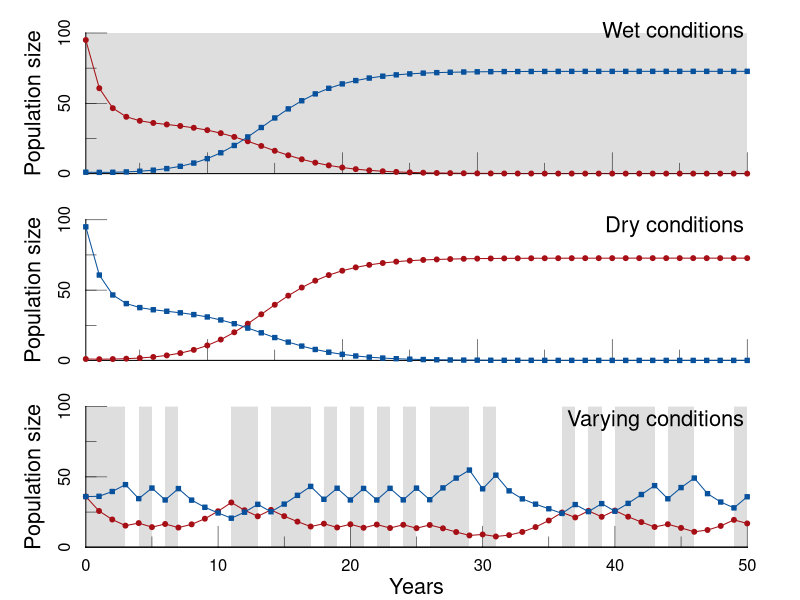

Write the R code that produced this figure.

library(deSolve)

cohen_watkinson <- function(t, N, params){
	N_next <- with(params,
		N * ((1-germination)*survival + germination * fecundity/(1 + alpha %*% (germination * N)))
	)
	return(list(N_next))
}

# construct two rank-one interaction matrices
alphas <- list(
	wet = 1 * outer(c(2,1)*sqrt(1/5),c(1,1)*sqrt(1/2)),
	dry = 1 * outer(c(1,2)*sqrt(1/5),c(1,1)*sqrt(1/2))	
)

# and different fecundities
fecundities <- list(
	wet = c(15,15),
	dry = c(15,15)
)

# the plant species are otherwise ecologically equivalent
params <- list(
	germination = c(0.5,0.5),
	survival = c(0.8,0.8)
)

# initial condition for simulation in "dry" conditions
N0 <- c(A=1,B=95)

# "dry" parameters
params$alpha <- alphas[["dry"]]
params$fecundity <- fecundities[["dry"]]

# simulate for 50 years
pop_dyn_dry <- ode(
	N0,
	times = 1:50,
	func = cohen_watkinson,
	parms = params,
	method='iteration'
)

# initial condition for simulation in "wet" conditions
N0 <- c(A=95,B=1)

# "wet" parameters
params$alpha <- alphas[["wet"]]
params$fecundity <- fecundities[["wet"]]

# simulate for 50 years
pop_dyn_wet <- ode(
	N0,
	times = 1:50,
	func = cohen_watkinson,
	parms = params,
	method='iteration'
)
pop_dyn_wet <- data.frame(pop_dyn_wet, interval_type = "wet")

# alternate between "prolonged" wet and dry periods
N0 <- c(A=36,B=36)
years_per_interval <- 5
for(i in 1:10){
	if(i %% 2){
		params$alpha <- alphas[["dry"]]
		params$fecundity <- fecundities[["dry"]]
		interval_type <- "dry"
	}else{
		params$alpha <- alphas[["wet"]]
		params$fecundity <- fecundities[["wet"]]
		interval_type <- "wet"
	}
	if(i==1){
		pop_dyn <- ode(
			N0,
			seq((i-1)*years_per_interval,i*years_per_interval,1),
			cohen_watkinson,
			params,
			method='iteration'
		)
		pop_dyn_regular_fluctuations <- data.frame(pop_dyn, interval_type = interval_type)
	}else{
		Ninitial <- as.numeric(pop_dyn_regular_fluctuations[nrow(pop_dyn_regular_fluctuations),c("A","B")])
		names(Ninitial) <- c("A","B")
		pop_dyn <- ode(
			Ninitial,
			seq((i-1)*years_per_interval,i*years_per_interval,1),
			cohen_watkinson,
			params,
			method='iteration'
		)
		pop_dyn <- pop_dyn[2:nrow(pop_dyn),,drop=FALSE]
		pop_dyn <- data.frame(pop_dyn, interval_type = interval_type)
		pop_dyn_regular_fluctuations <- rbind(pop_dyn_regular_fluctuations, pop_dyn)
	}
}

# alternate randomly between wet and dry periods
set.seed(926541178)
N0 <- c(A=36,B=36)
years_per_interval <- 1
for(i in 1:50){
	if(runif(1) < 0.5){
		params$alpha <- alphas[["dry"]]
		params$fecundity <- fecundities[["dry"]]
		interval_type <- "dry"
	}else{
		params$alpha <- alphas[["wet"]]
		params$fecundity <- fecundities[["wet"]]
		interval_type <- "wet"
	}
	if(i==1){
		pop_dyn <- ode(
			N0,
			seq((i-1)*years_per_interval,i*years_per_interval,1),
			cohen_watkinson,
			params,
			method='iteration'
		)
		pop_dyn_irregular_fluctuations <- data.frame(pop_dyn, interval_type = interval_type)
	}else{
		Ninitial <- as.numeric(pop_dyn_irregular_fluctuations[nrow(pop_dyn_irregular_fluctuations),c("A","B")])
		names(Ninitial) <- c("A","B")
		pop_dyn <- ode(
			Ninitial,
			seq((i-1)*years_per_interval,i*years_per_interval,1),
			cohen_watkinson,
			params,
			method='iteration'
		)
		pop_dyn <- pop_dyn[2:nrow(pop_dyn),,drop=FALSE]
		pop_dyn <- data.frame(pop_dyn, interval_type = interval_type)
		pop_dyn_irregular_fluctuations <- rbind(pop_dyn_irregular_fluctuations, pop_dyn)
	}
}

# make a figure of the predicted population dynamics
setEPS(width=7, height=5.25)
postscript(here::here('figures/Supplementary-Notes/cohen_watkinson.eps'))

layout(mat = matrix(
		c(1, 2, 3), 
        nrow = 3, 
        ncol = 1
       ),
       heights = rep(2.4, 4),
       widths = rep(2, 4)
)

par(oma = c(3, 2.5, 0, 2.5))
par(mar = c(1, 4, 2.5, 1.5))

# define some sizes
cex.axis <- 1.5
padj <- 0 #.25

# prediction under only dry conditions
lapply(
	list(
		pop_dyn_wet,
		pop_dyn_dry,
		# pop_dyn_regular_fluctuations,
		pop_dyn_irregular_fluctuations
	),
	function(pop_dyn){
		plot(
			pop_dyn[,"time"],
			pop_dyn[,"A"],
			type='n',
			ylim=c(0, 100),
			xlab="",
			ylab="",
			pch=21,
			axes=FALSE,
			xaxs='i',
			yaxs='i'
		)
		# if the type of interval varies
		if("interval_type" %in% colnames(pop_dyn)){
			for(i in 1:(nrow(pop_dyn))){
				if(pop_dyn$interval_type[i] == 'wet'){
					polygon(pop_dyn$time[i] + c(0,-1,-1,0),c(0,0,400,400),col='grey87',lty=0)
				}
			}
		}
		# add the x axis
		axis(
			1,
			at=c(0,50),
			labels=FALSE,
			tcl=0,
			cex.axis=cex.axis,
			padj=padj,
			gap.axis=0
		)
		# add the y axis
		axis(
			2,
			at=seq(0,100,50),
			tcl=0,
			cex.axis=cex.axis,
			padj=padj,
			gap.axis=0
		)
		# add some tick marks
		rug(x = seq(5,45,10), ticksize=0.075, side=1)
		rug(x = seq(10,50,10), ticksize=0.15, side=1)
		rug(x = seq(25,75,25), ticksize=0.075, side=2)
		rug(x = seq(50,100,50), ticksize=0.15, side=2)
		# y axis label
		mtext("Population size", 2, outer=FALSE, line=3.25, xpd=NA, cex=1.3)
		# population dynamics
		A_col <- "#A50F15"
		B_col <- "#08519C"
		lines(pop_dyn[,"time"],pop_dyn[,"A"],lty=1,col=A_col)
		points(pop_dyn[,"time"],pop_dyn[,"A"],pch=21,col=A_col,bg=A_col,xpd=TRUE)
		lines(pop_dyn[,"time"],pop_dyn[,"B"],lty=1,col=B_col)
		points(pop_dyn[,"time"],pop_dyn[,"B"],pch=22,col=B_col,bg=B_col,xpd=TRUE)
	}
)
axis(
	1,
	at=seq(0,50,10),
	# labels=FALSE,
	tcl=0,
	cex.axis=cex.axis,
	padj=padj,
	gap.axis=0
)
mtext("Years", 1, outer=FALSE, line=2.75, xpd=NA, cex=1.3)

text(49.75,368,"Wet conditions", adj=1, xpd=NA, cex=2, srt=0)
text(49.75,228,"Dry conditions", adj=1, xpd=NA, cex=2, srt=0)
# text(49.5,225,"Regular fluctuations", adj=1, xpd=NA, cex=2, srt=0)
text(49.75,90,"Varying conditions", adj=1, xpd=NA, cex=2, srt=0)

dev.off()
